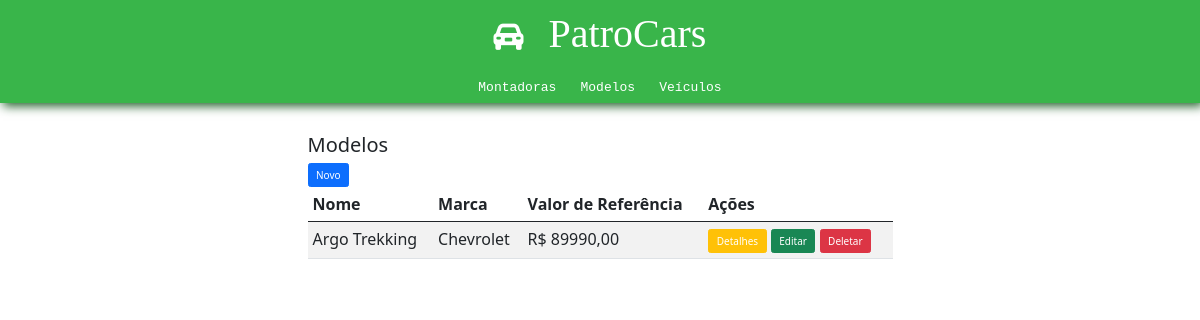
Before: /patrocars/modelos/ with the older database file.
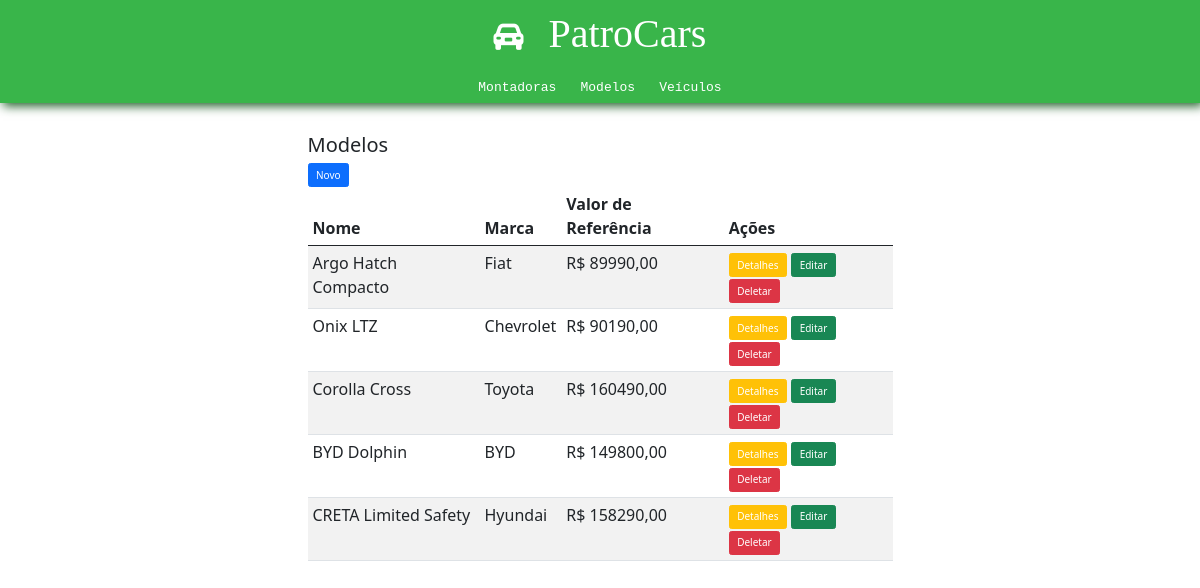
After: the same page with the newer database file.
### patrocars/models.py (models this page shows, shortened)
class ModelosDeVeiculos(models.Model):
    id = models.CharField(primary_key=True, default=ulid.new, editable=False, max_length=26)
    nome = models.CharField(max_length=100)
    montadora = models.ForeignKey(Montadora, on_delete=models.CASCADE)
    valor_referencia = models.DecimalField(max_digits=10, decimal_places=2)
    motorizacao = models.DecimalField(max_digits=4, decimal_places=2)
    turbo = models.BooleanField(default=False)
    automatico = models.BooleanField(default=False)

class Montadora(models.Model):
    id = models.CharField(primary_key=True, default=ulid.new, editable=False, max_length=26)
    nome = models.CharField(max_length=100)
    pais = models.CharField(max_length=100)
    ano_fundacao = models.IntegerField()

### patrocars/views.py (the view)
# urls.py: path('modelos/', views.lista_modelos, name='lista_modelos'),
def lista_modelos(request):
    modelos = ModelosDeVeiculos.objects.all()
    return render(request, 'patrocars/modelos/lista_modelos.html', {'modelos': modelos})

### patrocars/templates/patrocars/modelos/lista_modelos.html
{% include 'patrocars/partials/head.html' %}
<body>
    {% include 'patrocars/partials/header.html' %}
    <main>
        <div class="container-sm mt-5" style="width:50vw">
            <h2>Modelos</h2>
            <button class="btn btn-primary"><a href="{% url 'patrocars:criar_modelo' %}">Novo</a></button>
            <table class="table table-striped">
                <thead>
                    <tr>
                        <th scope="col">Nome</th>
                        <th scope="col">Marca</th>
                        <th scope="col">Valor de Referência</th>
                        <th scope="col">Ações</th>
                    </tr>
                </thead>
                <tbody>
                    {% for modelo in modelos %}
                        <tr>
                            <td>{{ modelo.nome }}</td>
                            <td>{{ modelo.montadora.nome }}</td>
                            <td>R$ {{ modelo.valor_referencia }}</td>
                            <td>
                                <button class="btn btn-warning"><a href="{% url 'patrocars:detalhe_modelo' modelo.id %}" >Detalhes</a></button>
                                <button class="btn btn-success"><a href="{% url 'patrocars:editar_modelo' modelo.id %}" >Editar</a></button>
                                <button class="btn btn-danger"><a href="{% url 'patrocars:excluir_modelo' modelo.id %}" >Deletar</a></button>
                            </td>
                        </tr>
                    {% empty %}
                        <tr>
                            <td colspan="4">Nenhum modelo cadastrado.</td>
                        </tr>
                    {% endfor %}
                </tbody>
            </table>
        </div>
    </main>
</body>
</html>

Changed rows visible on the page:
changed ModelosDeVeiculos: nome "Argo Trekking" → "Argo Hatch Compacto"; montadora.nome "Chevrolet" → "Fiat"
added ModelosDeVeiculos: nome "Onix LTZ", montadora.nome "Chevrolet", valor_referencia "90190,00"
added ModelosDeVeiculos: nome "Corolla Cross", montadora.nome "Toyota", valor_referencia "160490,00"
added ModelosDeVeiculos: nome "BYD Dolphin", montadora.nome "BYD", valor_referencia "149800,00"
added ModelosDeVeiculos: nome "CRETA Limited Safety", montadora.nome "Hyundai", valor_referencia "158290,00"
